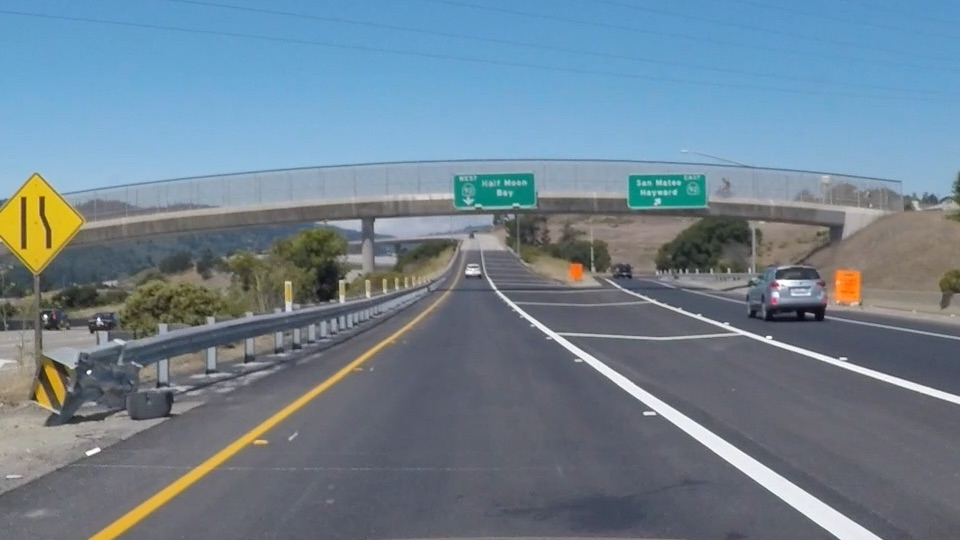
#> input picture proj_finding_lanes_on_the_road/practice/exit-ramp.jpg, 960 x 540 px
$ python 14_hough_transform_to_find_lane_lines.py
#> lines starting #> are read from the running program, lines starting #| are printed output that depends on the picture; after the words box and inside, x2 and y2 are one past the last pixel; in counts of white or black regions, pixels touching at a corner belong together
import matplotlib.image as mpimg
import numpy as np
import cv2

# Read in and grayscale the image
image = mpimg.imread('exit-ramp.jpg')
#> image is the input picture: shape (540, 960, 3); mean R, G, B 111.3, 130.2, 144.4
gray = cv2.cvtColor(image, cv2.COLOR_RGB2GRAY)
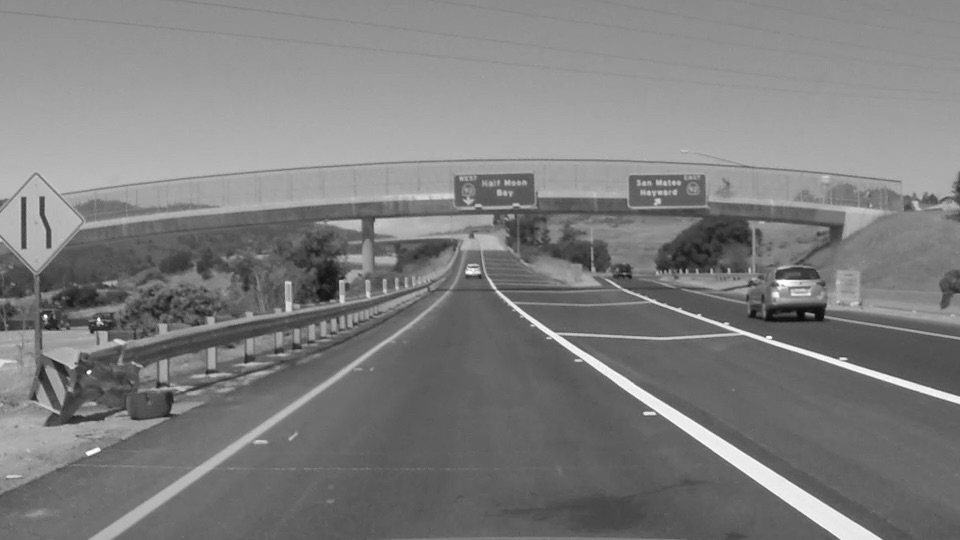
#> gray: shape (540, 960); min 7, max 255, mean 126.2

# Define a kernel size and apply Gaussian smoothing
kernel_size = 5
blur_gray = cv2.GaussianBlur(gray, (kernel_size, kernel_size), 0)

# Define our parameters for Canny and apply
low_threshold = 50
high_threshold = 150
edges = cv2.Canny(blur_gray, low_threshold, high_threshold)
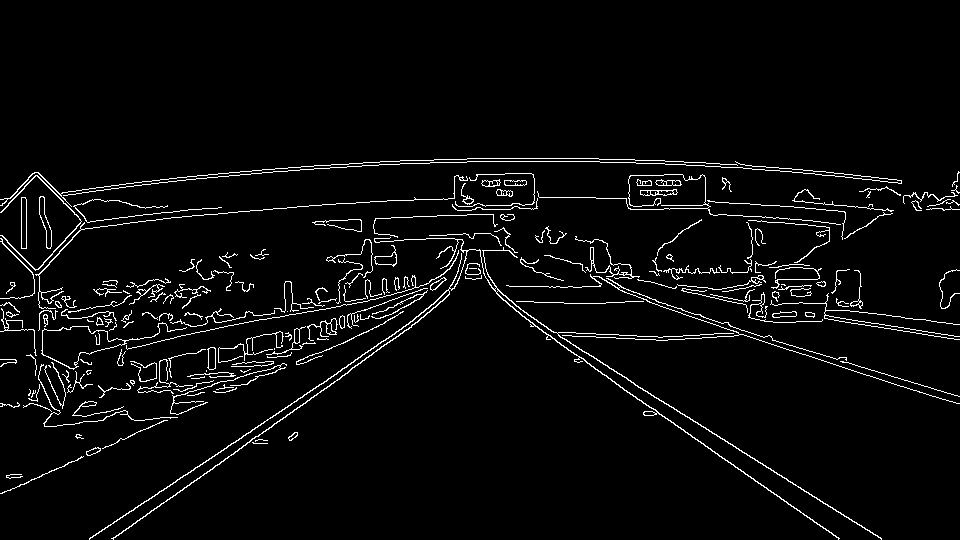
#> edges: shape (540, 960); 3.8% white in thin lines or dots, all inside (x1, y1, x2, y2) = (0, 158, 960, 540)

# Define the Hough transform parameters
# Make a blank the same size as our image to draw on
rho = 1
theta = np.pi/180
threshold = 1
min_line_length = 10
max_line_gap = 1
line_image = np.copy(image) *0 # create a blank to draw lines on
#> line_image: shape (540, 960, 3); every value is 0

lines = cv2.HoughLinesP(edges, rho, theta, threshold, np.array([]), min_line_length, max_line_gap)
#> lines = 211 rows, first 6: [375, 256, 389, 256], [394, 305, 418, 294], [729, 203, 749, 203], [359, 311, 376, 305], [704, 445, 714, 451], [834, 317, 845, 318]

# iterate over the output 'lines' and draw lines on the blank
for line in lines:
	for x1, y1, x2, y2 in line:
		cv2.line(line_image, (x1, y1), (x2, y2), (255,0,0), 10)
#> this loop made 211 passes
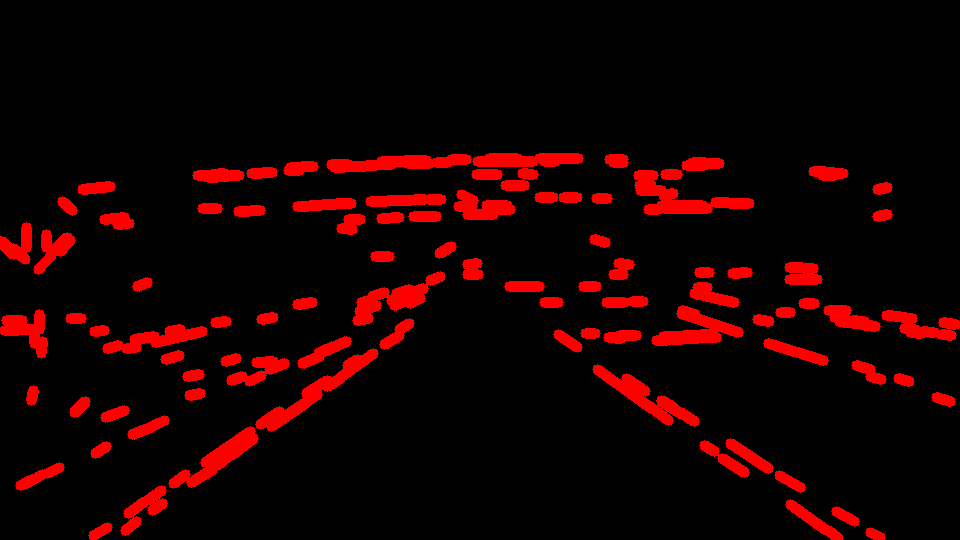
#> line_image: shape (540, 960, 3); mean R, G, B 23.7, 0, 0

# create a color binary image to combine with line image
color_edges = np.dstack((edges, edges, edges))

# draw the lines on the edge image
combo = cv2.addWeighted(color_edges, -.8, line_image, 1, 0)
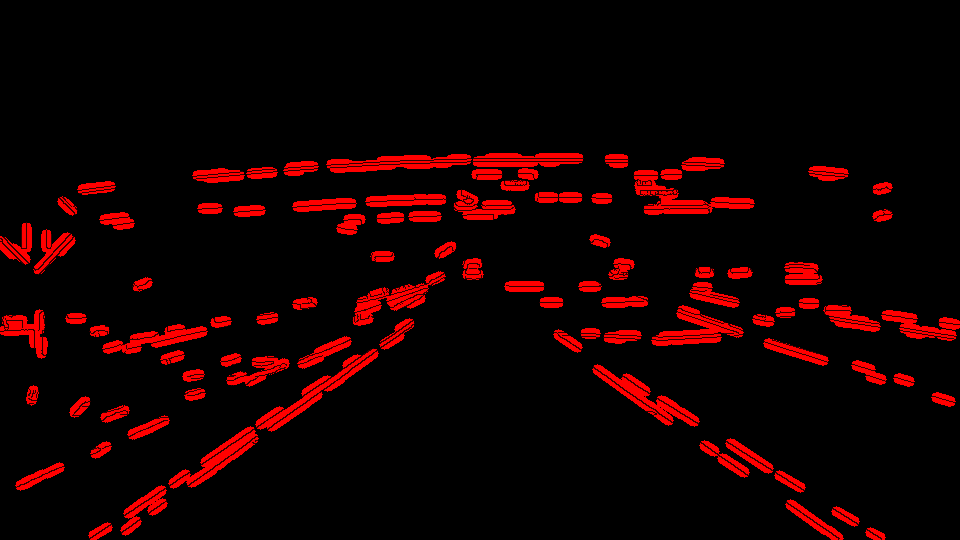
#> combo: shape (540, 960, 3); mean of channels 0, 1, 2 20.8, 0, 0; drawn as R, G, B
#> (the run stopped early here; a loop or call above may not have finished)
